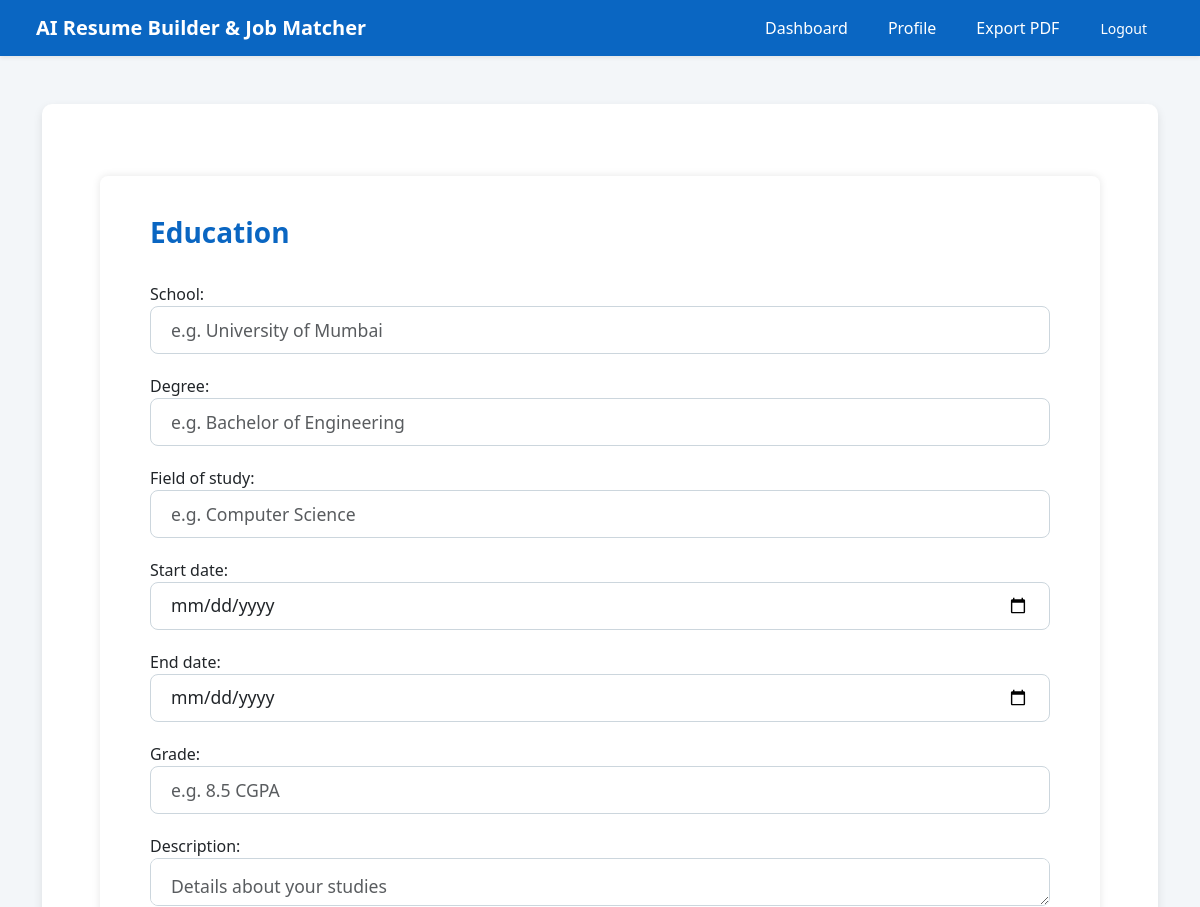
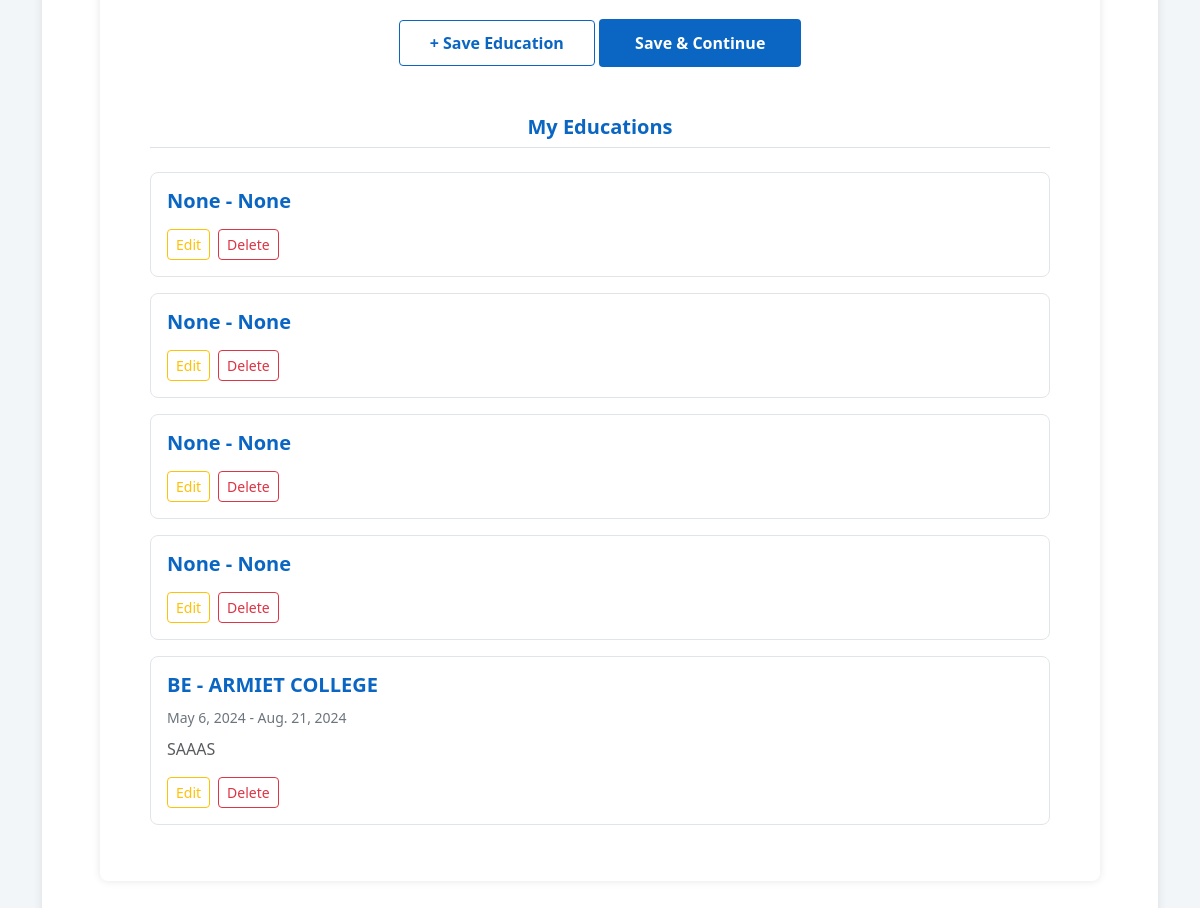
Screenshot of /education/ (signed in) with the database file from the repository (2 pictures, top to bottom).
### builder/models.py (models this page shows, shortened)
class Education(models.Model):
    user = models.ForeignKey(User, on_delete=models.CASCADE, null=True)
    school = models.CharField(max_length=255, blank=True, null=True)
    degree = models.CharField(max_length=255, blank=True, null=True)
    field_of_study = models.CharField(max_length=255, blank=True, null=True)
    start_date = models.DateField(blank=True, null=True)
    end_date = models.DateField(blank=True, null=True)
    grade = models.CharField(max_length=50, blank=True, null=True)
    description = models.TextField(blank=True, null=True)
    created_at = models.DateTimeField(auto_now_add=True)
    updated_at = models.DateTimeField(auto_now=True)

### builder/views.py (the view)
# urls.py: path('education/', views.education_view, name='education'),
@login_required
def education_view(request):
    educations = Education.objects.filter(user=request.user).order_by('-created_at')
    if request.method == "POST":
        action = request.POST.get("action")
        form = EducationForm(request.POST)
        if form.is_valid():
            edu = form.save(commit=False)
            edu.user = request.user
            edu.save()
            messages.success(request, "Education saved successfully!")
            if action == "continue":
                return redirect("certification")
            return redirect("education")
    else:
        form = EducationForm()
    return render(request, "builder/education.html", {"form": form, "educations": educations})

### builder/forms.py
class EducationForm(forms.ModelForm):
    class Meta:
        model = Education
        fields = ["school", "degree", "field_of_study", "start_date", "end_date", "grade", "description"]
        widgets = {
            "school": forms.TextInput(attrs={"class": "form-control", "placeholder": "e.g. University of Mumbai"}),
            "degree": forms.TextInput(attrs={"class": "form-control", "placeholder": "e.g. Bachelor of Engineering"}),
            "field_of_study": forms.TextInput(attrs={"class": "form-control", "placeholder": "e.g. Computer Science"}),
            "start_date": forms.DateInput(attrs={"type": "date", "class": "form-control"}),
            "end_date": forms.DateInput(attrs={"type": "date", "class": "form-control"}),
            "grade": forms.TextInput(attrs={"class": "form-control", "placeholder": "e.g. 8.5 CGPA"}),
            "description": forms.Textarea(attrs={"class": "form-control", "rows": 3, "placeholder": "Details about your studies"}),
        }
    def __init__(self, *args, **kwargs):
        super().__init__(*args, **kwargs)
        for field in self.fields.values():
            field.required = False  # all optional

### builder/templates/builder/education.html (shortened to what this page needs)
{% extends "builder/base.html" %}
{% block content %}
<div class="linkedin-container">
  <h4>Education</h4>
  <form method="post">
    {% for field in form %}
      <div class="mb-3">
        {{ field.label_tag }}
        {{ field }}
      </div>
    {% endfor %}
    <div class="text-center mt-3">
      <button type="submit" name="action" value="add" class="btn btn-outline-primary">+ Save Education</button>
      <button type="submit" name="action" value="continue" class="btn btn-primary profile-button">Save & Continue</button>
    </div>
  </form>
<h5 class="fw-bold text-center mt-5 mb-4 pb-2 border-bottom" style="color:#0a66c2;">My Educations</h5>
{% if educations %}
  <ul class="list-unstyled">
    {% for edu in educations %}
      <li class="education-card">
        <h5>{{ edu.degree }} - {{ edu.school }}</h5>
        {% if edu.start_date or edu.end_date %}<small>{{ edu.start_date }} - {{ edu.end_date }}</small><br>{% endif %}
        <p class="mt-2 text-muted">{{ edu.description }}</p>
        <div class="mt-3 d-flex gap-2">
            <a href="{% url 'edit_education' edu.pk %}" class="btn btn-sm btn-outline-warning">Edit</a>
            <form method="post" action="{% url 'delete_education' edu.pk %}" style="display:inline;">
                <button type="submit" class="btn btn-sm btn-outline-danger"
                        onclick="return confirm('Are you sure you want to delete this education?');">
                    Delete
                </button>
            </form>
        </div>
      </li>
    {% endfor %}
  </ul>
{% else %}
  <p class="text-center text-muted py-4">No education added yet.</p>
{% endif %}
{% endblock %}

### builder/templates/builder/base.html (style rules this page uses)
body { background-color: #f3f6f9; }

### builder/templates/builder/education.html (style rules this page uses)
.linkedin-container { width:1000px; margin:3rem auto; background:#fff; border-radius:8px; padding:40px 50px; box-shadow:0 0 8px rgba(0,0,0,0.1); }
h4 { color:#0a66c2; font-weight:600; font-size:1.75rem; margin-bottom:2rem; }
.form-control { border:1px solid #ccd6dd; border-radius:8px; padding:14px 20px; width:100%; margin-bottom:20px; height:48px; font-size:1.1rem; }
.btn-outline-primary { border-color:#0a66c2; color:#0a66c2; padding:10px 30px; font-weight:600; border-radius:4px; cursor:pointer; }
.btn-primary.profile-button { background:#0a66c2; border:none; padding:12px 36px; font-weight:600; border-radius:4px; cursor:pointer; }
.education-card { background:#fff; border:1px solid #e1e4e8; border-radius:8px; padding:16px; margin-bottom:16px; }
.education-card h5 { color:#0a66c2; font-weight:600; }
.education-card small { color:#6c757d; }

### rows the page displays
Education: degree "None", school "None"
Education: degree "None", school "None"
Education: degree "None", school "None"
Education: degree "None", school "None"
Education: degree "BE", school "ARMIET COLLEGE", start_date "May 6, 2024", end_date "Aug. 21, 2024", description "SAAAS"

### other values shown
{{ field.label_tag }} "School:" "Degree:" "Field of study:" "Start date:" "End date:" "Grade:" "Description:"
